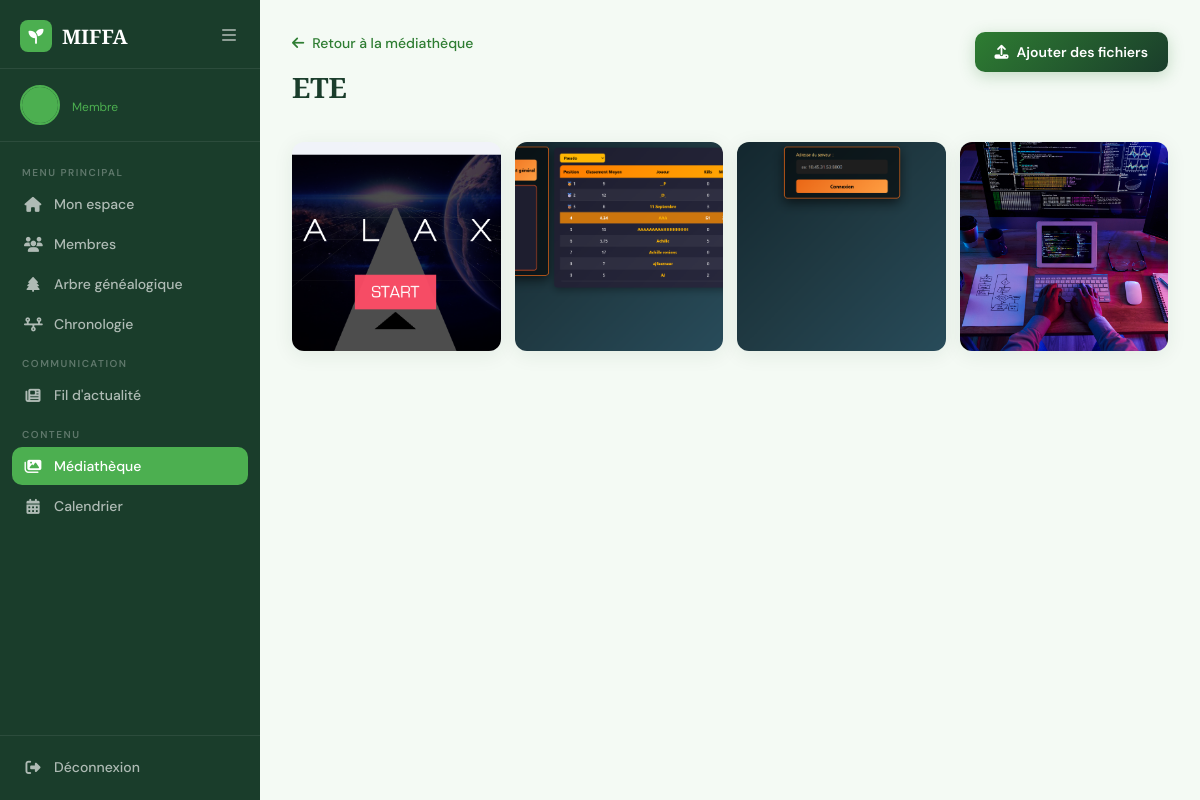
The app's page /accounts/media/album/6/ (signed in) with its own data.
### accounts/models.py (models this page shows)
class User(AbstractUser):
    ROLE_CHOICES = (
        ('admin', 'Administrateur'),
        ('member', 'Membre'),
    )
    email = models.EmailField(unique=True)
    first_name = models.CharField(max_length=150)
    last_name = models.CharField(max_length=150)
    role = models.CharField(max_length=20, choices=ROLE_CHOICES, default='member')
    photo = models.ImageField(upload_to='profiles/', null=True, blank=True)
    bio = models.TextField(blank=True)
    birth_date = models.DateField(default='2000-01-01')
    profession = models.CharField(max_length=150, blank=True)
    phone = models.CharField(max_length=20, blank=True)
    city = models.CharField(max_length=100, blank=True)
    hide_email = models.BooleanField(default=False)
    hide_birth_date = models.BooleanField(default=False)
    hide_phone = models.BooleanField(default=False)
    hide_profession = models.BooleanField(default=False)
    hide_city = models.BooleanField(default=False)
    is_deceased = models.BooleanField(default=False)
    deceased_marked_by = models.ForeignKey(
        'self', on_delete=models.SET_NULL,
        null=True, blank=True,
        related_name='marked_deceased'
    )
    deceased_at = models.DateTimeField(null=True, blank=True)
    relation_to_family = models.CharField(max_length=100, blank=True, default='')
    family = models.ForeignKey(
        'Family',
        on_delete=models.SET_NULL,
        null=True, blank=True,
        related_name='members'
    )

class Album(models.Model):
    family = models.ForeignKey(Family, on_delete=models.CASCADE, related_name='albums')
    created_by = models.ForeignKey('User', on_delete=models.SET_NULL, null=True)
    title = models.CharField(max_length=150)
    description = models.TextField(blank=True)
    created_at = models.DateTimeField(auto_now_add=True)
    class Meta:
        ordering = ['-created_at']

class MediaItem(models.Model):
    MEDIA_TYPES = (('image', 'Image'), ('video', 'Vidéo'), ('document', 'Document'))
    album = models.ForeignKey(Album, on_delete=models.CASCADE, related_name='items')
    uploaded_by = models.ForeignKey('User', on_delete=models.SET_NULL, null=True)
    file = models.FileField(upload_to='media_library/')
    media_type = models.CharField(max_length=10, choices=MEDIA_TYPES)
    uploaded_at = models.DateTimeField(auto_now_add=True)
    class Meta:
        ordering = ['-uploaded_at']

### accounts/views.py (the view)
# urls.py: path('media/album/<int:album_id>/', views.album_detail, name='album_detail'),
@login_required
def album_detail(request, album_id):
    album = get_object_or_404(Album, id=album_id, family=request.user.family)
    media_items = album.items.all()
    media_json = [{
        'id': item.id,
        'type': item.media_type,
        'url': item.file.url,
        'name': item.file.name.split('/')[-1],
    } for item in media_items]
    return render(request, 'accounts/album_detail.html', {
        'album': album,
        'media_items': media_items,
        'media_json': json.dumps(media_json),
    })

### accounts/context_processors.py (called while the page is built)
def pending_relation_requests(request):
    if request.user.is_authenticated:
        relation_count = RelationRequest.objects.filter(to_user=request.user, status='pending').count()
        notif_count = Notification.objects.filter(user=request.user, is_read=False).count()
        return {
            'pending_relation_count': relation_count,
            'unread_notif_count': notif_count,
        }
    return {'pending_relation_count': 0, 'unread_notif_count': 0}

### accounts/templates/accounts/album_detail.html (shortened to what this page needs)
{% load static %}
<!DOCTYPE html>
<html lang="fr">
<head>
    <link rel="stylesheet" href="https://cdnjs.cloudflare.com/ajax/libs/font-awesome/6.5.0/css/all.min.css">
    <link rel="stylesheet" href="{% static 'global.css' %}">
    <link rel="stylesheet" href="{% static 'accounts/css/dashboard.css' %}">
    <link rel="stylesheet" href="{% static 'accounts/css/media.css' %}">
</head>
<body>
<aside class="sidebar" id="sidebar">
    <div class="sidebar-header">
        <a href="{% url 'indexOfAccounts' %}" class="logo">
            <div class="logo-icon"><i class="fa-solid fa-seedling"></i></div>
            <span>MIFFA</span>
        </a>
        <button class="sidebar-toggle" onclick="toggleSidebar()">
            <i class="fa-solid fa-bars"></i>
        </button>
    </div>
    <div class="sidebar-user">
        <div class="user-avatar">
            {% if user.photo %}
            <img src="{{ user.photo.url }}" alt="{{ user.first_name }}">
            {% else %}
            <div class="avatar-placeholder">
            </div>
            {% endif %}
        </div>
        <div class="user-info">
            <span class="user-role">{{ user.get_role_display }}</span>
        </div>
    </div>
    <nav class="sidebar-nav">
        <div class="nav-section-label">Menu principal</div>
        <a href="{% url 'dashboard' %}" class="nav-item">
            <i class="fa-solid fa-house"></i>
            <span>Mon espace</span>
        </a>
        <a href="{% url 'members_list' %}" class="nav-item">
            <i class="fa-solid fa-users"></i>
            <span>Membres</span>
        </a>
        <a href="{% url 'family_tree' %}" class="nav-item">
            <i class="fa-solid fa-tree"></i>
            <span>Arbre généalogique</span>
        </a>
        <a href="{% url 'timeline_view' %}" class="nav-item">
            <i class="fa-solid fa-timeline"></i>
            <span>Chronologie</span>
        </a>
        <div class="nav-section-label">Communication</div>
        <a href="{% url 'news_feed' %}" class="nav-item">
            <i class="fa-solid fa-newspaper"></i>
            <span>Fil d'actualité</span>
        </a>
        <div class="nav-section-label">Contenu</div>
        <a href="{% url 'media_library' %}" class="nav-item active">
            <i class="fa-solid fa-images"></i>
            <span>Médiathèque</span>
        </a>
        <a href="{% url 'calendar_view' %}" class="nav-item">
            <i class="fa-solid fa-calendar-days"></i>
            <span>Calendrier</span>
        </a>
    </nav>
    <div class="sidebar-footer">
        <a href="{% url 'deconnexion' %}" class="nav-item logout">
            <i class="fa-solid fa-right-from-bracket"></i>
            <span>Déconnexion</span>
        </a>
    </div>
</aside>
<main class="main-content">
    <div class="topbar">
        <div class="topbar-left">
            <a href="{% url 'media_library' %}" class="back-link">
                <i class="fa-solid fa-arrow-left"></i> Retour à la médiathèque
            </a>
            <h1>{{ album.title }}</h1>
        </div>
        <div class="album-actions">
            <button class="btn-new-event" onclick="openModal('uploadModal')">
                <i class="fa-solid fa-upload"></i> Ajouter des fichiers
            </button>
        </div>
    </div>
    {% if media_items %}
    <div class="media-grid">
        {% for item in media_items %}
        <div class="media-item" onclick="openViewer({{ item.id }})">
            {% if item.media_type == 'image' %}
            <img src="{{ item.file.url }}" alt="">
            {% elif item.media_type == 'video' %}
            <div class="media-video-thumb">
                <i class="fa-solid fa-play"></i>
            </div>
            {% else %}
            <div class="media-doc-thumb">
                <i class="fa-solid fa-file-lines"></i>
                <span>{{ item.file.name|slice:"-12:" }}</span>
            </div>
            {% endif %}
        </div>
        {% endfor %}
    </div>
    {% endif %}
</main>
</body>
</html>

### static/global.css (style rules this page uses)
:root { --green-deep: #1a3d2b; --green-mid: #2e7d32; --green-soft: #4caf50; --green-light: #e8f5e9; --green-pale: #f4faf4; --cream: #fdfaf5; --text-dark: #1a2e1f; --text-mid: #3d5a42; --text-light: #7a9e80; --white: #ffffff; --red: #e53935; --border: #c8e6c9; --shadow: 0 8px 32px rgba(26,61,43,0.12); }
* { margin: 0; padding: 0; box-sizing: border-box; }
html { scroll-behavior: smooth; }
body { font-family: 'DM Sans', sans-serif; background: var(--cream); color: var(--text-dark); overflow-x: hidden; }
.logo { display: flex; align-items: center; gap: 10px; font-family: 'Playfair Display', serif; font-size: 24px; font-weight: 700; color: var(--green-deep); text-decoration: none; }
.logo-icon { width: 38px; height: 38px; background: var(--green-mid); border-radius: 10px; display: flex; align-items: center; justify-content: center; color: white; font-size: 18px; }
.back-link { display: inline-flex; align-items: center; gap: 8px; color: var(--green-mid); text-decoration: none; font-size: 14px; font-weight: 500; margin-bottom: 16px; transition: gap 0.2s; }

### accounts/static/accounts/css/dashboard.css (style rules this page uses)
:root { --green-deep: #1a3d2b; --green-mid: #2e7d32; --green-soft: #4caf50; --green-light: #e8f5e9; --green-pale: #f4faf4; --cream: #fdfaf5; --text-dark: #1a2e1f; --text-mid: #3d5a42; --text-light: #7a9e80; --white: #ffffff; --red: #e53935; --border: #e0ebe0; --shadow: 0 4px 20px rgba(26,61,43,0.08); --sidebar-w: 260px; }
* { margin: 0; padding: 0; box-sizing: border-box; }
body { font-family: 'DM Sans', sans-serif; background: var(--green-pale); color: var(--text-dark); display: flex; min-height: 100vh; }
.sidebar { width: var(--sidebar-w); background: var(--green-deep); display: flex; flex-direction: column; position: fixed; top: 0; left: 0; bottom: 0; z-index: 100; transition: width 0.3s; overflow: hidden; }
.sidebar-header { display: flex; align-items: center; justify-content: space-between; padding: 20px 20px 16px; border-bottom: 1px solid rgba(255,255,255,0.08); }
.logo { display: flex; align-items: center; gap: 10px; font-family: 'Playfair Display', serif; font-size: 20px; font-weight: 700; color: white; text-decoration: none; }
.logo-icon { width: 32px; height: 32px; background: var(--green-soft); border-radius: 8px; display: flex; align-items: center; justify-content: center; font-size: 15px; color: white; flex-shrink: 0; }
.sidebar-toggle { background: none; border: none; color: rgba(255,255,255,0.5); cursor: pointer; font-size: 16px; padding: 4px; transition: color 0.2s; }
.sidebar-user { display: flex; align-items: center; gap: 12px; padding: 16px 20px; border-bottom: 1px solid rgba(255,255,255,0.08); }
.user-avatar { width: 40px; height: 40px; border-radius: 50%; overflow: hidden; flex-shrink: 0; border: 2px solid var(--green-soft); }
.avatar-placeholder { width: 100%; height: 100%; background: var(--green-soft); display: flex; align-items: center; justify-content: center; color: white; font-size: 14px; font-weight: 600; }
.user-info { overflow: hidden; }
.user-role { font-size: 12px; color: var(--green-soft); }
.sidebar-nav { flex: 1; padding: 12px 12px; overflow-y: auto; }
.nav-section-label { font-size: 10px; font-weight: 600; letter-spacing: 1.5px; text-transform: uppercase; color: rgba(255,255,255,0.3); padding: 12px 10px 6px; white-space: nowrap; }
.nav-item { display: flex; align-items: center; gap: 12px; padding: 10px 12px; border-radius: 10px; color: rgba(255,255,255,0.65); text-decoration: none; font-size: 14px; font-weight: 500; transition: all 0.2s; margin-bottom: 2px; white-space: nowrap; }
.nav-item i { font-size: 15px; flex-shrink: 0; width: 18px; text-align: center; }
.nav-item.active { background: var(--green-soft); color: white; }
.sidebar-footer { padding: 12px; border-top: 1px solid rgba(255,255,255,0.08); }
.main-content { margin-left: var(--sidebar-w); flex: 1; padding: 32px; transition: margin-left 0.3s; min-height: 100vh; }
.topbar { display: flex; justify-content: space-between; align-items: flex-start; margin-bottom: 32px; }
.topbar-left h1 { font-family: 'Playfair Display', serif; font-size: 28px; color: var(--green-deep); margin-bottom: 4px; }

### records on screen
User: role "Membre"
Album: title "ETE"
MediaItem: file (picture)
MediaItem: file (picture)
MediaItem: file (picture)
MediaItem: file (picture)
